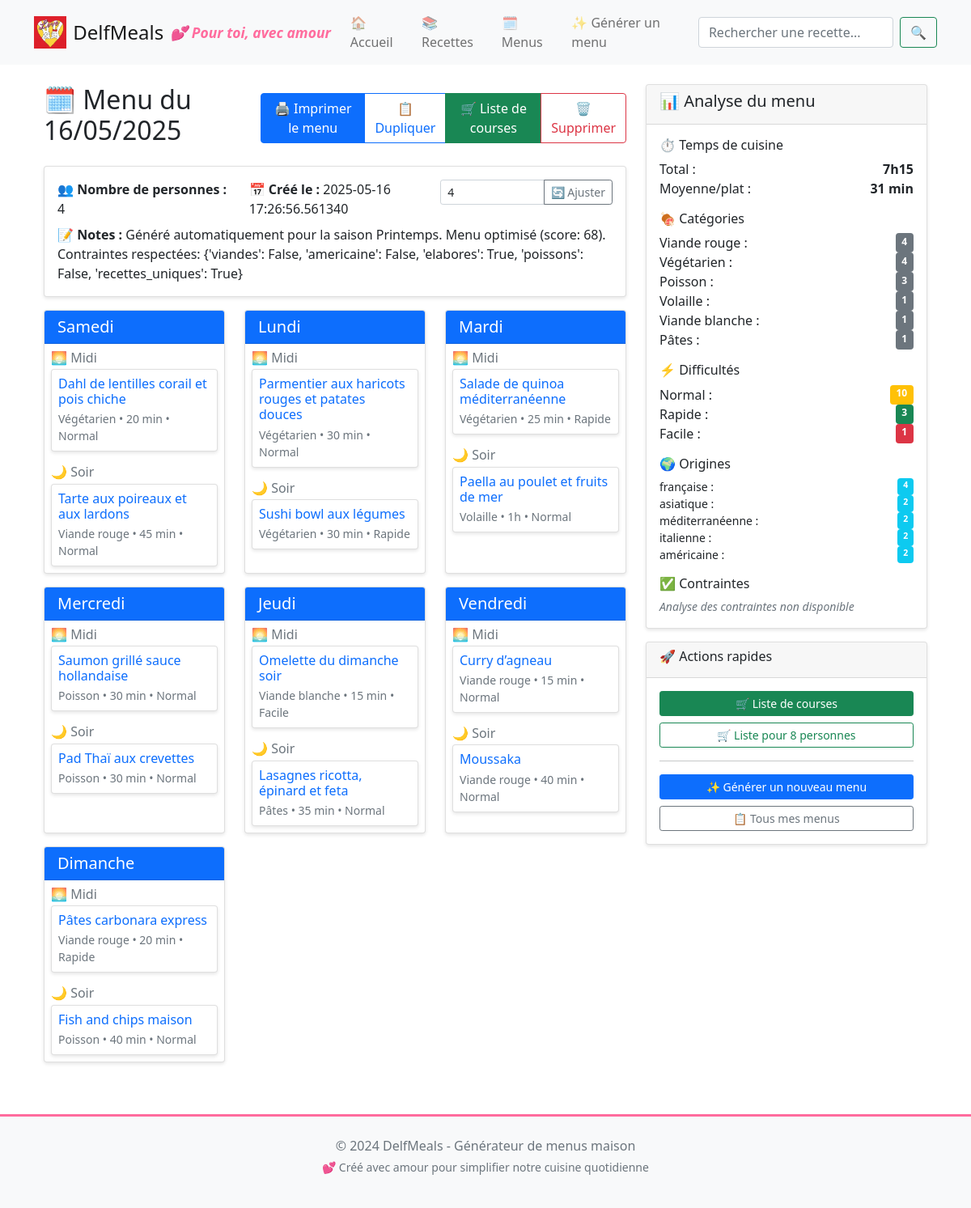
Page /menus/2 on the committed database.
### models/database.py (models this page shows, shortened)
class Menu(db.Model):
    __tablename__ = 'menus'
    id = db.Column(Integer, primary_key=True)
    nom = db.Column(String(200), nullable=False)
    menu_data = db.Column(Text, nullable=False)  # JSON stringifié
    nb_personnes = db.Column(Integer, default=4)
    notes = db.Column(Text)
    date_creation = db.Column(DateTime, default=datetime.utcnow)
    def to_dict(self):
        try:
            menu_data = json.loads(self.menu_data)
            menu_enrichi = {}
            for jour, repas in menu_data.items():
                menu_enrichi[jour] = {}
                for moment, recette_info in repas.items():
                    if recette_info and isinstance(recette_info, dict):
                        if 'id' in recette_info:
                            recette_complete = Recette.query.get(recette_info['id'])
                            if recette_complete:
                                recette_dict = recette_complete.to_dict()
                                recette_dict['id'] = recette_complete.id
                                menu_enrichi[jour][moment] = recette_dict
                            else:
                                menu_enrichi[jour][moment] = recette_info
                        else:
                            menu_enrichi[jour][moment] = recette_info
                    else:
                        menu_enrichi[jour][moment] = None
            return menu_enrichi
        except (json.JSONDecodeError, Exception) as e:
            print(f"Erreur lors du décodage du menu {self.id}: {e}")
            try:
                return json.loads(self.menu_data)
            except:
                return {}

class Recette(db.Model):
    __tablename__ = 'recettes'
    id = db.Column(Integer, primary_key=True)
    nom = db.Column(String(200), nullable=False)
    type_plat = db.Column(String(50), nullable=False)
    origine = db.Column(String(100))
    categorie = db.Column(String(50), nullable=False)
    nb_personnes = db.Column(Integer, default=4)
    temps_preparation = db.Column(Integer, nullable=False)
    difficulte = db.Column(String(50), nullable=False)
    saisons = db.Column(Text)  # JSON stringifié
    preparation = db.Column(Text)  # JSON stringifié
    ingredients = db.Column(Text)  # JSON stringifié
    note = db.Column(Text)
    date_creation = db.Column(DateTime, default=datetime.utcnow)
    date_modification = db.Column(DateTime, default=datetime.utcnow, onupdate=datetime.utcnow)
    def to_dict(self):
        try:
            return {
                'Recette': self.nom,
                'Type de plat': self.type_plat,
                'Origine': self.origine,
                'Catégorie': self.categorie,
                'Nombre de personnes': self.nb_personnes,
                'Temps de préparation': self.temps_preparation,
                'Difficulté': self.difficulte,
                'Saison': json.loads(self.saisons) if self.saisons else [],
                'Préparation': json.loads(self.preparation) if self.preparation else [],
                'Ingrédients': json.loads(self.ingredients) if self.ingredients else [],
                'Note': self.note or ''
            }
        except (json.JSONDecodeError, Exception) as e:
            return {
                'Recette': self.nom,
                'Type de plat': self.type_plat,
                'Origine': self.origine,
                'Catégorie': self.categorie,
                'Nombre de personnes': self.nb_personnes,
                'Temps de préparation': self.temps_preparation,
                'Difficulté': self.difficulte,
                'Saison': [],
                'Préparation': [],
                'Ingrédients': [],
                'Note': self.note or ''
            }

### routes/menus.py (the view)
@menus.route('/<int:menu_id>')
def detail_menu(menu_id):
    with DatabaseManager() as db:
        menu = db.get_menu_by_id(menu_id, as_dict=False)  # Récupérer l'objet SQLAlchemy
        if not menu:
            flash('Menu introuvable', 'error')
            return redirect(url_for('menus.list_menus'))
        menu_dict = menu.to_dict()
        nb_personnes_ajuste = request.args.get('personnes', type=int)
        if nb_personnes_ajuste and nb_personnes_ajuste != menu.nb_personnes:
            menu_dict = ajuster_menu_personnes(menu_dict, nb_personnes_ajuste)
            menu_info = {
                'nom': menu.nom,
                'nb_personnes': nb_personnes_ajuste,
                'date_creation': menu.date_creation,
                'notes': menu.notes
            }
        else:
            menu_info = {
                'nom': menu.nom,
                'nb_personnes': menu.nb_personnes,
                'date_creation': menu.date_creation,
                'notes': menu.notes
            }
        recettes_menu = []
        for jour, repas in menu_dict.items():
            for moment, recette in repas.items():
                if recette:
                    recettes_menu.append(recette)
        rapport = analyser_equilibrage_menu(menu_dict)
    return render_template('menus/detail.html',
                         menu=menu_dict,
                         menu_info=menu_info,
                         menu_id=menu_id,
                         rapport=rapport)

### templates/menus/detail.html (shortened to what this page needs)
{% extends "base.html" %}
{% block content %}
<div class="container-fluid">
    <div class="row">
        <div class="col-lg-8">
            <div class="d-flex justify-content-between align-items-center mb-3">
                <h2>🗓️ {{ menu_info.nom }}</h2>
                <div class="btn-group">
                    <button onclick="window.print()" class="btn btn-primary">
                        🖨️ Imprimer le menu
                    </button>
                    <a href="{{ url_for('menus.duplicate_menu', menu_id=menu_id) }}"
                       class="btn btn-outline-primary" onclick="return confirm('Dupliquer ce menu ?')">
                        📋 Dupliquer
                    </a>
                    <a href="{{ url_for('menus.liste_courses', menu_id=menu_id) }}"
                       class="btn btn-success">
                        🛒 Liste de courses
                    </a>
                    <button class="btn btn-outline-danger"
                            onclick="confirmDelete({{ menu_id }})">
                        🗑️ Supprimer
                    </button>
                </div>
            </div>
            <div class="card mb-3 menu-info">
                <div class="card-body">
                    <div class="row">
                        <div class="col-md-4">
                            <strong>👥 Nombre de personnes :</strong> {{ menu_info.nb_personnes }}
                        </div>
                        <div class="col-md-4">
                            <strong>📅 Créé le :</strong> {{ menu_info.date_creation }}
                        </div>
                        <div class="col-md-4">
                            <form method="GET" class="d-inline">
                                <div class="input-group input-group-sm">
                                    <input type="number" name="personnes" class="form-control"
                                           value="{{ menu_info.nb_personnes }}" min="1" max="20"
                                           placeholder="Nb personnes">
                                    <button type="submit" class="btn btn-outline-secondary">
                                        🔄 Ajuster
                                    </button>
                                </div>
                            </form>
                        </div>
                    </div>
                    {% if menu_info.notes %}
                    <div class="mt-2">
                        <strong>📝 Notes :</strong> {{ menu_info.notes }}
                    </div>
                    {% endif %}
                </div>
            </div>
            <div class="row menu-section">
                {% for jour, repas in menu.items() %}
                <div class="col-md-6 col-lg-4 mb-3">
                    <div class="card h-100">
                        <div class="card-header bg-primary text-white">
                            <h5 class="mb-0">{{ jour }}</h5>
                        </div>
                        <div class="card-body p-2">
                            <div class="mb-3">
                                <h6 class="text-muted mb-1">🌅 Midi</h6>
                                {% if repas.midi %}
                                <div class="card card-body p-2">
                                    <h6 class="card-title mb-1">
                                        <a href="#" class="text-decoration-none">
                                            {{ repas.midi['Recette'] }}
                                        </a>
                                    </h6>
                                    <small class="text-muted">
                                        {{ repas.midi['Catégorie'] }} •
                                        {{ format_temps(repas.midi['Temps de préparation']) }} •
                                        {{ repas.midi['Difficulté'] }}
                                    </small>
                                </div>
                                {% else %}
                                <div class="text-muted small">Pas de plat défini</div>
                                {% endif %}
                            </div>
                            <div>
                                <h6 class="text-muted mb-1">🌙 Soir</h6>
                                {% if repas.soir %}
                                <div class="card card-body p-2">
                                    <h6 class="card-title mb-1">
                                        <a href="#" class="text-decoration-none">
                                            {{ repas.soir['Recette'] }}
                                        </a>
                                    </h6>
                                    <small class="text-muted">
                                        {{ repas.soir['Catégorie'] }} •
                                        {{ format_temps(repas.soir['Temps de préparation']) }} •
                                        {{ repas.soir['Difficulté'] }}
                                    </small>
                                </div>
                                {% else %}
                                <div class="text-muted small">Pas de plat défini</div>
                                {% endif %}
                            </div>
                        </div>
                    </div>
                </div>
                {% endfor %}
            </div>
        </div>
        <div class="col-lg-4">
            <div class="card">
                <div class="card-header">
                    <h5>📊 Analyse du menu</h5>
                </div>
                <div class="card-body">
                    {% if rapport %}
                    <div class="mb-3">
                        <h6>⏱️ Temps de cuisine</h6>
                        <div class="d-flex justify-content-between">
                            <span>Total :</span>
                            <strong>{{ format_temps(rapport.temps_total) }}</strong>
                        </div>
                        <div class="d-flex justify-content-between">
                            <span>Moyenne/plat :</span>
                            <strong>{{ format_temps(rapport.temps_moyen|round|int) }}</strong>
                        </div>
                    </div>
                    <div class="mb-3">
                        <h6>🍖 Catégories</h6>
                        {% for categorie, count in rapport.categories.most_common() %}
                        <div class="d-flex justify-content-between">
                            <span>{{ categorie }} :</span>
                            <span class="badge bg-secondary">{{ count }}</span>
                        </div>
                        {% endfor %}
                    </div>
                    <div class="mb-3">
                        <h6>⚡ Difficultés</h6>
                        {% for difficulte, count in rapport.difficultes.most_common() %}
                        <div class="d-flex justify-content-between">
                            <span>{{ difficulte }} :</span>
                            <span class="badge
                                {% if difficulte == 'Rapide' %}bg-success
                                {% elif difficulte == 'Normal' %}bg-warning
                                {% else %}bg-danger{% endif %}">{{ count }}</span>
                        </div>
                        {% endfor %}
                    </div>
                    <div class="mb-3">
                        <h6>🌍 Origines</h6>
                        {% for origine, count in rapport.origines.most_common(5) %}
                        <div class="d-flex justify-content-between small">
                            <span>{{ origine.replace('Cuisine ', '') }} :</span>
                            <span class="badge bg-info">{{ count }}</span>
                        </div>
                        {% endfor %}
                    </div>
                    <div>
                        <h6>✅ Contraintes</h6>
                        <div class="small">
                            {% if rapport and rapport.contraintes_respectees %}
                                {% for contrainte, respectee in rapport.contraintes_respectees.items() %}
                                <div class="d-flex justify-content-between">
                                    <span>{{ contrainte|title }} :</span>
                                    <span class="badge {% if respectee %}bg-success{% else %}bg-warning{% endif %}">
                                        {% if respectee %}✓ OK{% else %}⚠ À revoir{% endif %}
                                    </span>
                                </div>
                                {% endfor %}
                            {% else %}
                                <div class="text-muted">
                                    <em>Analyse des contraintes non disponible</em>
                                </div>
                            {% endif %}
                        </div>
                    </div>
                    {% else %}
                    <p class="text-muted">Analyse non disponible</p>
                    {% endif %}
                </div>
            </div>
            <div class="card mt-3">
                <div class="card-header">
                    <h6>🚀 Actions rapides</h6>
                </div>
                <div class="card-body">
                    <div class="d-grid gap-2">
                        <a href="{{ url_for('menus.liste_courses', menu_id=menu_id, personnes=menu_info.nb_personnes) }}"
                           class="btn btn-success btn-sm">
                            🛒 Liste de courses
                        </a>
                        <a href="{{ url_for('menus.liste_courses', menu_id=menu_id, personnes=menu_info.nb_personnes * 2) }}"
                           class="btn btn-outline-success btn-sm">
                            🛒 Liste pour {{ menu_info.nb_personnes * 2 }} personnes
                        </a>
                        <hr class="my-2">
                        <a href="{{ url_for('menus.generate_menu') }}"
                           class="btn btn-primary btn-sm">
                            ✨ Générer un nouveau menu
                        </a>
                        <a href="{{ url_for('menus.list_menus') }}"
                           class="btn btn-outline-secondary btn-sm">
                            📋 Tous mes menus
                        </a>
                    </div>
                </div>
            </div>
        </div>
    </div>
</div>
{% endblock %}

### rows in the picture
Menu: nom "Menu du 16/05/2025", date_creation "2025-05-16 17:26:56.561340", notes "Généré automatiquement pour la saison Printemps. Menu optimisé (score: 68). Contraintes respectées: {'viandes': False, 'americaine': False, 'elabores': True, 'poissons': False, 'recettes_uniques': True}"
Recette: midi.Recette "Dahl de lentilles corail et pois chiche", midi.Catégorie "Végétarien", midi.Difficulté "Normal", categorie "Végétarien", count "4"
Recette: soir.Recette "Tarte aux poireaux et aux lardons", soir.Catégorie "Viande rouge", soir.Difficulté "Normal", categorie "Viande rouge", nb_personnes "4", difficulte "Normal", count "10", replace "française"
Recette: midi.Recette "Parmentier aux haricots rouges et patates douces", midi.Catégorie "Végétarien", midi.Difficulté "Normal"
Recette: soir.Recette "Sushi bowl aux légumes", soir.Catégorie "Végétarien", soir.Difficulté "Rapide", difficulte "Rapide", count "3", replace "asiatique", count "2"
Recette: midi.Recette "Salade de quinoa méditerranéenne", midi.Catégorie "Végétarien", midi.Difficulté "Rapide", replace "méditerranéenne", count "2"
Recette: soir.Recette "Paella au poulet et fruits de mer", soir.Catégorie "Volaille", soir.Difficulté "Normal", categorie "Volaille", count "1"
Recette: midi.Recette "Saumon grillé sauce hollandaise", midi.Catégorie "Poisson", midi.Difficulté "Normal", categorie "Poisson", count "3"
Recette: soir.Recette "Pad Thaï aux crevettes", soir.Catégorie "Poisson", soir.Difficulté "Normal"
Recette: midi.Recette "Omelette du dimanche soir", midi.Catégorie "Viande blanche", midi.Difficulté "Facile", categorie "Viande blanche", count "1", difficulte "Facile"
Recette: soir.Recette "Lasagnes ricotta, épinard et feta", soir.Catégorie "Pâtes", soir.Difficulté "Normal", categorie "Pâtes", count "1", replace "italienne", count "2"
Recette: midi.Recette "Curry d’agneau", midi.Catégorie "Viande rouge", midi.Difficulté "Normal", replace "américaine", nb_personnes "2"
Recette: soir.Recette "Moussaka", soir.Catégorie "Viande rouge", soir.Difficulté "Normal"
Recette: midi.Recette "Pâtes carbonara express", midi.Catégorie "Viande rouge", midi.Difficulté "Rapide"
Recette: soir.Recette "Fish and chips maison", soir.Catégorie "Poisson", soir.Difficulté "Normal"

### other values in the picture
{{ menu_info.nb_personnes }} "4"
{{ jour }} "Samedi" "Lundi" "Mardi" "Mercredi" "Jeudi" "Vendredi" "Dimanche"
{{ menu_info.nb_personnes * 2 }} "8"
